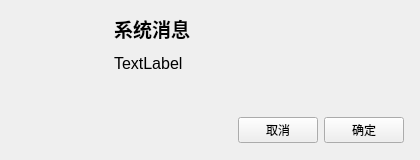
<?xml version="1.0" encoding="UTF-8"?>
<ui version="4.0">
 <class>MessageDialog</class>
 <widget class="QDialog" name="MessageDialog">
  <property name="geometry">
   <rect>
    <x>0</x>
    <y>0</y>
    <width>420</width>
    <height>160</height>
   </rect>
  </property>
  <property name="windowTitle">
   <string>Dialog</string>
  </property>
  <layout class="QVBoxLayout" name="verticalLayout_2">
   <property name="leftMargin">
    <number>28</number>
   </property>
   <property name="topMargin">
    <number>8</number>
   </property>
   <property name="rightMargin">
    <number>16</number>
   </property>
   <property name="bottomMargin">
    <number>0</number>
   </property>
   <item>
    <layout class="QHBoxLayout" name="horizontalLayout_2" stretch="0,0">
     <property name="spacing">
      <number>-1</number>
     </property>
     <item>
      <widget class="QLabel" name="label">
       <property name="minimumSize">
        <size>
         <width>80</width>
         <height>80</height>
        </size>
       </property>
       <property name="maximumSize">
        <size>
         <width>80</width>
         <height>80</height>
        </size>
       </property>
       <property name="text">
        <string/>
       </property>
       <property name="pixmap">
        <pixmap resource="../resources/resources.qrc">:/images/icon-logo.png</pixmap>
       </property>
       <property name="scaledContents">
        <bool>true</bool>
       </property>
      </widget>
     </item>
     <item>
      <layout class="QVBoxLayout" name="verticalLayout">
       <item>
        <widget class="QLabel" name="label_title">
         <property name="font">
          <font>
           <pointsize>14</pointsize>
           <weight>75</weight>
           <bold>true</bold>
          </font>
         </property>
         <property name="text">
          <string>系统消息</string>
         </property>
         <property name="alignment">
          <set>Qt::AlignLeading|Qt::AlignLeft|Qt::AlignVCenter</set>
         </property>
        </widget>
       </item>
       <item>
        <widget class="QLabel" name="label_body">
         <property name="font">
          <font>
           <pointsize>12</pointsize>
          </font>
         </property>
         <property name="text">
          <string>TextLabel</string>
         </property>
         <property name="alignment">
          <set>Qt::AlignLeading|Qt::AlignLeft|Qt::AlignTop</set>
         </property>
        </widget>
       </item>
      </layout>
     </item>
    </layout>
   </item>
   <item>
    <widget class="QWidget" name="widget_2" native="true">
     <property name="minimumSize">
      <size>
       <width>0</width>
       <height>0</height>
      </size>
     </property>
     <property name="maximumSize">
      <size>
       <width>16777215</width>
       <height>60</height>
      </size>
     </property>
     <layout class="QHBoxLayout" name="horizontalLayout">
      <property name="leftMargin">
       <number>0</number>
      </property>
      <property name="rightMargin">
       <number>0</number>
      </property>
      <item>
       <spacer name="horizontalSpacer">
        <property name="orientation">
         <enum>Qt::Horizontal</enum>
        </property>
        <property name="sizeHint" stdset="0">
         <size>
          <width>40</width>
          <height>20</height>
         </size>
        </property>
       </spacer>
      </item>
      <item>
       <widget class="QPushButton" name="pushButton_close">
        <property name="focusPolicy">
         <enum>Qt::ClickFocus</enum>
        </property>
        <property name="text">
         <string>取消</string>
        </property>
        <property name="autoDefault">
         <bool>false</bool>
        </property>
       </widget>
      </item>
      <item>
       <widget class="QPushButton" name="pushButton_apply">
        <property name="focusPolicy">
         <enum>Qt::ClickFocus</enum>
        </property>
        <property name="text">
         <string>确定</string>
        </property>
        <property name="autoDefault">
         <bool>false</bool>
        </property>
       </widget>
      </item>
     </layout>
    </widget>
   </item>
  </layout>
 </widget>
 <resources>
  <include location="../resources/resources.qrc"/>
 </resources>
 <connections>
  <connection>
   <sender>pushButton_apply</sender>
   <signal>clicked()</signal>
   <receiver>MessageDialog</receiver>
   <slot>close()</slot>
   <hints>
    <hint type="sourcelabel">
     <x>377</x>
     <y>129</y>
    </hint>
    <hint type="destinationlabel">
     <x>209</x>
     <y>79</y>
    </hint>
   </hints>
  </connection>
  <connection>
   <sender>pushButton_close</sender>
   <signal>clicked()</signal>
   <receiver>MessageDialog</receiver>
   <slot>close()</slot>
   <hints>
    <hint type="sourcelabel">
     <x>307</x>
     <y>129</y>
    </hint>
    <hint type="destinationlabel">
     <x>209</x>
     <y>79</y>
    </hint>
   </hints>
  </connection>
 </connections>
</ui>
